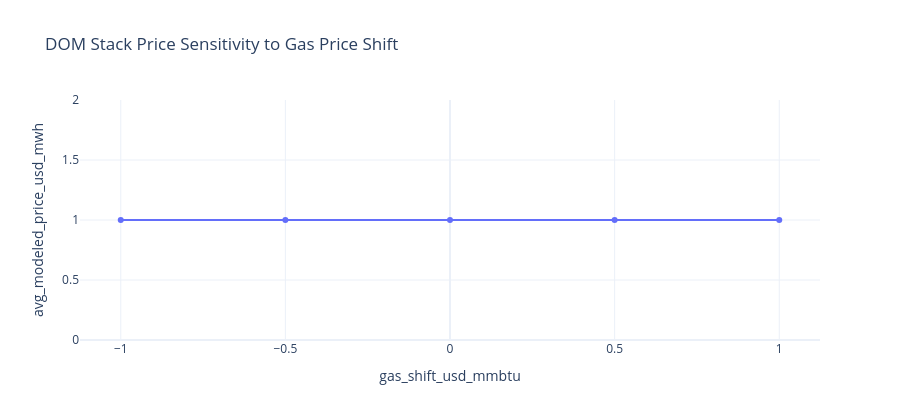

Notebook code cell kept with this figure:
### Code cell
scenario_rows = []
for gas_shift in [-1.0, -0.5, 0.0, 0.5, 1.0]:
    scen = run_stack_for_day(
        model_day=model_day,
        region=REGION_FOR_STACK,
        market=PRICE_MARKET,
        gas_series=GAS_PRICE_SERIES,
        gas_adder=gas_shift,
    )
    scenario_rows.append(
        {
            "gas_shift_usd_mmbtu": gas_shift,
            "avg_modeled_price_usd_mwh": scen["modeled_price_usd_mwh"].mean(),
            "peak_modeled_price_usd_mwh": scen["modeled_price_usd_mwh"].max(),
            "avg_marginal_gas_share_pct": (
                scen["marginal_fuel"].isin(["Gas CC", "Gas CT/ST"]).mean() * 100
            ),
        }
    )

gas_sensitivity = pd.DataFrame(scenario_rows)
display(gas_sensitivity)

fig = px.line(
    gas_sensitivity,
    x="gas_shift_usd_mmbtu",
    y="avg_modeled_price_usd_mwh",
    markers=True,
    title="DOM Stack Price Sensitivity to Gas Price Shift",
)
fig.update_layout(template="plotly_white", height=420)
fig.show()

### Figure 1 — Plotly figure (JSON) as saved in the notebook; plotly's stock layout.template omitted (floating-point values rounded to 4 significant figures)
{"data": [{"hovertemplate": "gas_shift_usd_mmbtu=%{x}<br>avg_modeled_price_usd_mwh=%{y}<extra></extra>", "legendgroup": "", "line": {"color": "#636efa", "dash": "solid"}, "marker": {"symbol": "circle"}, "mode": "lines+markers", "name": "", "orientation": "v", "showlegend": false, "type": "scatter", "x": [-1.0, -0.5, 0.0, 0.5, 1.0], "xaxis": "x", "y": [1.0, 1.0, 1.0, 1.0, 1.0], "yaxis": "y"}], "layout": {"height": 420, "legend": {"tracegroupgap": 0}, "title": {"text": "DOM Stack Price Sensitivity to Gas Price Shift"}, "xaxis": {"anchor": "y", "domain": [0, 1], "title": {"text": "gas_shift_usd_mmbtu"}}, "yaxis": {"anchor": "x", "domain": [0, 1], "title": {"text": "avg_modeled_price_usd_mwh"}}}}
